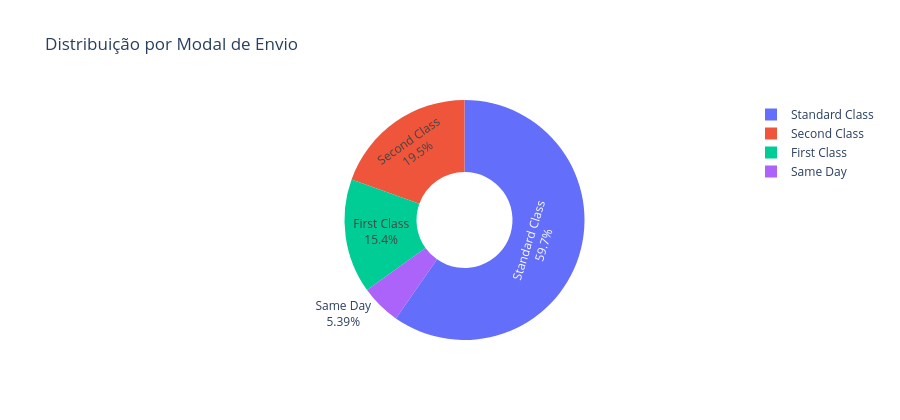

The code cell stored with this chart in its notebook:
### Markdown cell above
## 4. Modal de Envio

### Code cell
ship_counts = df['Shipping Mode'].value_counts().reset_index()
ship_counts.columns = ['Modal', 'Pedidos']
ship_counts['Pct'] = (ship_counts['Pedidos'] / len(df) * 100).round(1)

fig = px.pie(
    ship_counts,
    names='Modal', values='Pedidos',
    title='Distribuição por Modal de Envio',
    hole=0.4
)
fig.update_traces(textinfo='label+percent')
fig.update_layout(height=420)
fig.show()

### Figure 1 — Plotly figure (JSON) as saved in the notebook; plotly's stock layout.template omitted (floating-point values rounded to 4 significant figures)
{"data": [{"domain": {"x": [0.0, 1.0], "y": [0.0, 1.0]}, "hole": 0.4, "hovertemplate": "Modal=%{label}<br>Pedidos=%{value}<extra></extra>", "labels": ["Standard Class", "Second Class", "First Class", "Same Day"], "legendgroup": "", "name": "", "showlegend": true, "textinfo": "label+percent", "type": "pie", "values": [107752, 35216, 27814, 9737]}], "layout": {"height": 420, "legend": {"tracegroupgap": 0}, "title": {"text": "Distribuição por Modal de Envio"}}}
